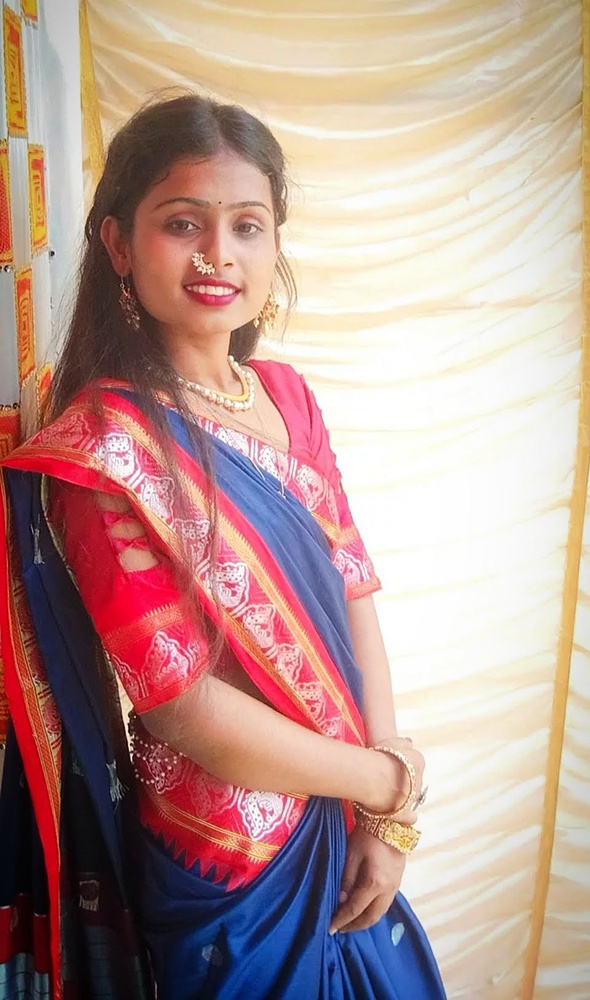
#> input picture Original_img.jpg, 590 x 1000 px, shrunk from 960 x 1628 before the run, found by its file name
$ python sketch.py
#> lines starting #> are read from the running program, lines starting #| are printed output that depends on the picture
import cv2
import os

# Image path
image_path = r"C:\Users\91726\OneDrive\Desktop\Python\Original_img.jpg"

# Read the image
img = cv2.imread(image_path)
#> img is the input picture: shape (1000, 590, 3); mean B, G, R 145.6, 152.5, 184.2
if img is None:
    print("Error: Could not read the image. Check the file path.")
else:
    try:
        # Step 1: Convert the image to grayscale
        gray_img = cv2.cvtColor(img, cv2.COLOR_BGR2GRAY)
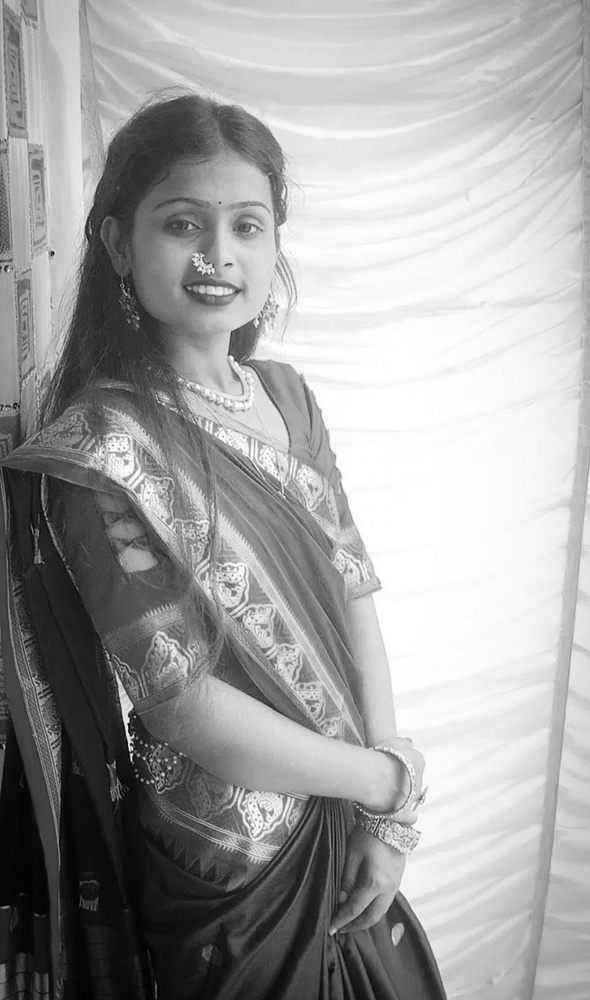
#> gray_img: shape (1000, 590); min 0, max 255, mean 161.2

        # Step 2: Invert the grayscale image
        inverted_img = cv2.bitwise_not(gray_img)
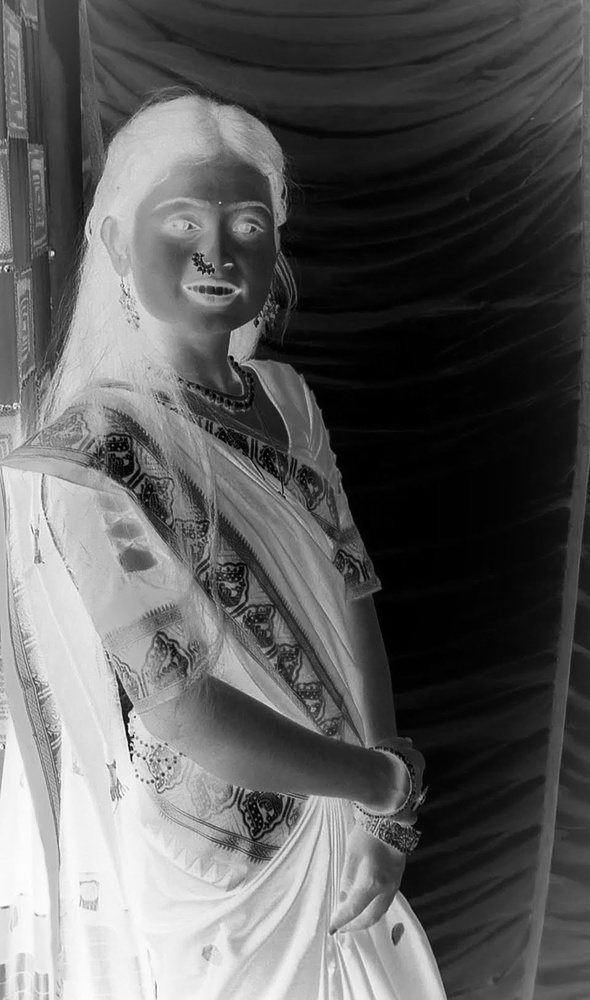
#> inverted_img: shape (1000, 590); min 0, max 255, mean 93.8

        # Step 3: Blur the inverted image
        blurred_img = cv2.GaussianBlur(inverted_img, (21, 21), sigmaX=0, sigmaY=0)
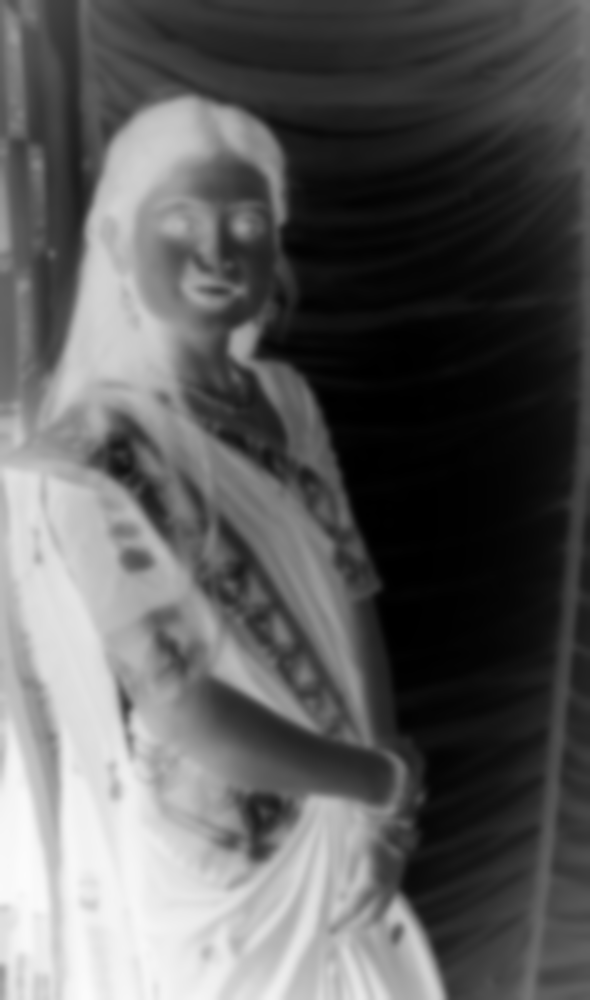
#> blurred_img: shape (1000, 590); min 0, max 252, mean 93.8

        # Step 4: Invert the blurred image
        inverted_blurred_img = cv2.bitwise_not(blurred_img)
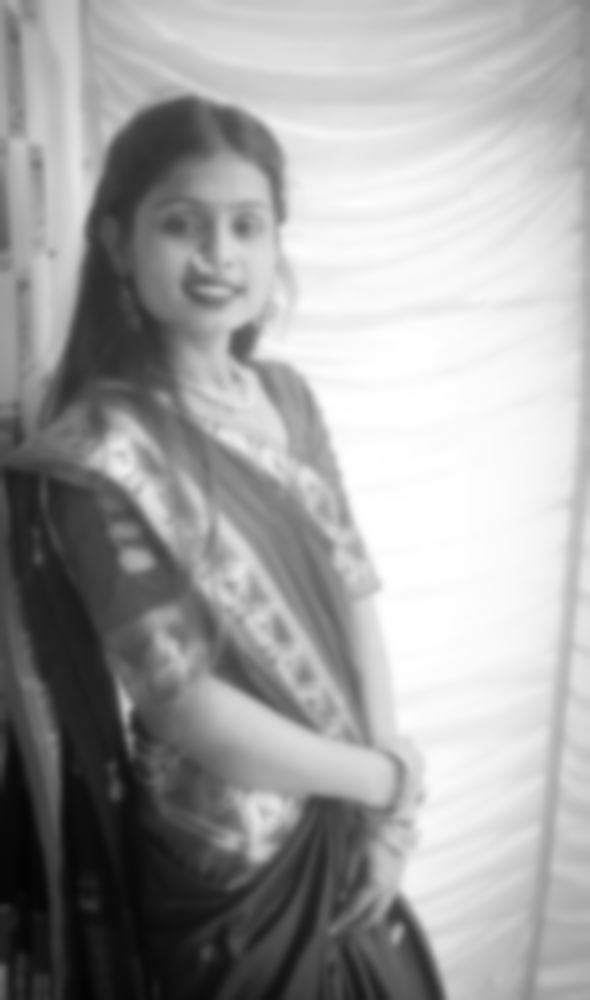
#> inverted_blurred_img: shape (1000, 590); min 3, max 255, mean 161.2

        # Step 5: Create the pencil sketch
        sketch_img = cv2.divide(gray_img, inverted_blurred_img, scale=256.0)
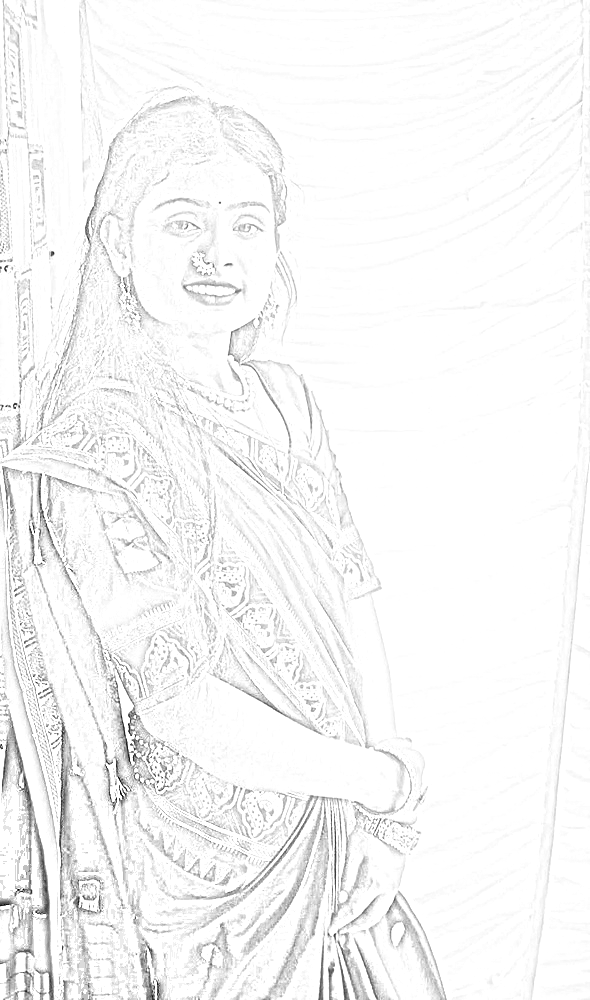
#> sketch_img: shape (1000, 590); min 0, max 255, mean 246.4

        # Display the results
        cv2.imshow("Original Image", img)
        cv2.imshow("Pencil Sketch", sketch_img)

        # Save the sketch
        output_dir = r"C:\Users\91726\OneDrive\Desktop\Python"
        output_path = os.path.join(output_dir, "sketch_results.jpg")

        # Ensure directory exists
        if not os.path.exists(output_dir):
            os.makedirs(output_dir)

        # Save the image
        if cv2.imwrite(output_path, sketch_img):
            print(f"Sketch saved successfully at {output_path}")
        else:
            print("Error: Failed to save the sketch.")

        # Wait and close the windows
        cv2.waitKey(0)
        cv2.destroyAllWindows()

    except Exception as e:
        print(f"An error occurred: {e}")
